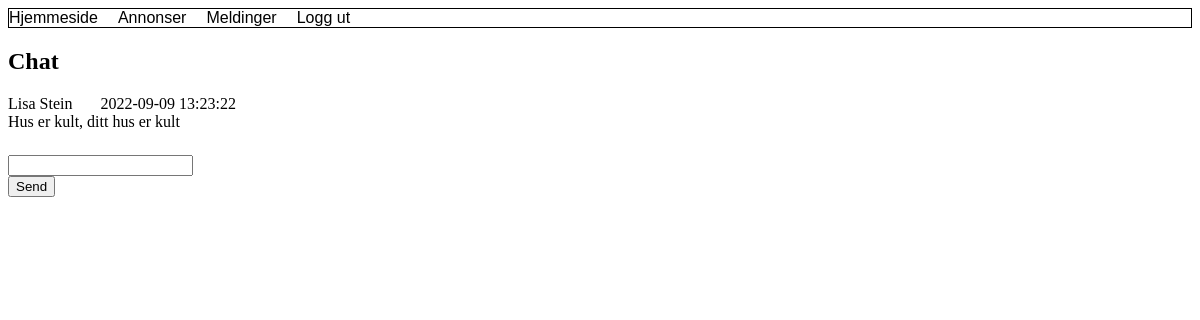
The app's page /Pages/Messages.php?ID=3 (signed in) with its own data.
### tables this page shows
CREATE TABLE messages (
    messageID INT NOT NULL AUTO_INCREMENT,
    messageText VARCHAR(500) NOT NULL,
    messageTime DATETIME NOT NULL,
    recieverID INT NOT NULL,
    senderID INT NOT NULL,
    PRIMARY KEY (messageID),
    FOREIGN KEY (recieverID) references user(userID) ON DELETE CASCADE,
    FOREIGN KEY (senderID) references user(userID) ON DELETE CASCADE
);

### Pages/Messages.php (the view, shortened to what this page needs)
<?php
include_once "../Utilities/DatabaseConnection.php";
include_once "../Utilities/Header.php";
$senderID = $_GET['ID'];
$recieverID = $_SESSION["user"]["userID"];
$sInfo = mysqli_query($connection, "SELECT firstName, lastName FROM user where userID = '$senderID'");
$sArray = $sInfo->fetch_assoc();
$senderName = implode(" ", $sArray);
$rInfo = mysqli_query($connection, "SELECT firstName, lastName FROM user where userID = '$recieverID'");
$rArray = $rInfo->fetch_assoc();
$recieverName = implode(" ", $rArray);
$messages = mysqli_query($connection,"SELECT messageText, messageTime, recieverID, senderID FROM Messages WHERE
           (recieverID = $recieverID AND senderID = $senderID) OR (senderID = $recieverID AND recieverID = $senderID) ORDER BY messageTime");
?>
<html lang="NO">
<head>
</head>
<body>
<section>
    <h1>Chat</h1>
    <table>
        <tr>
            <th></th>
        </tr>
        <?php
        while($rows=$messages->fetch_assoc()){
            if ($rows['senderID'] == $recieverID){
                echo '<a>' . $recieverName . '&nbsp &nbsp &nbsp &nbsp' . $rows['messageTime'] . '</a></br>';
            } elseif ($rows['senderID'] == $senderID){
                echo '<a>' . $senderName . '&nbsp &nbsp &nbsp &nbsp' . $rows['messageTime'] . '</a></br>';
            }
            echo '<a> ' .$rows['messageText'].'</a></br>';
        }
        ?>
    </table>
    <form method='post'>
        <input name='message' type='text' /><br>
        <button type='submit' name="message_button">Send</button>
    </form>
</section>
</body>
</html>

### records on screen
messages: messageTime "2022-09-09 13:23:22", messageText "Hus er kult, ditt hus er kult"
